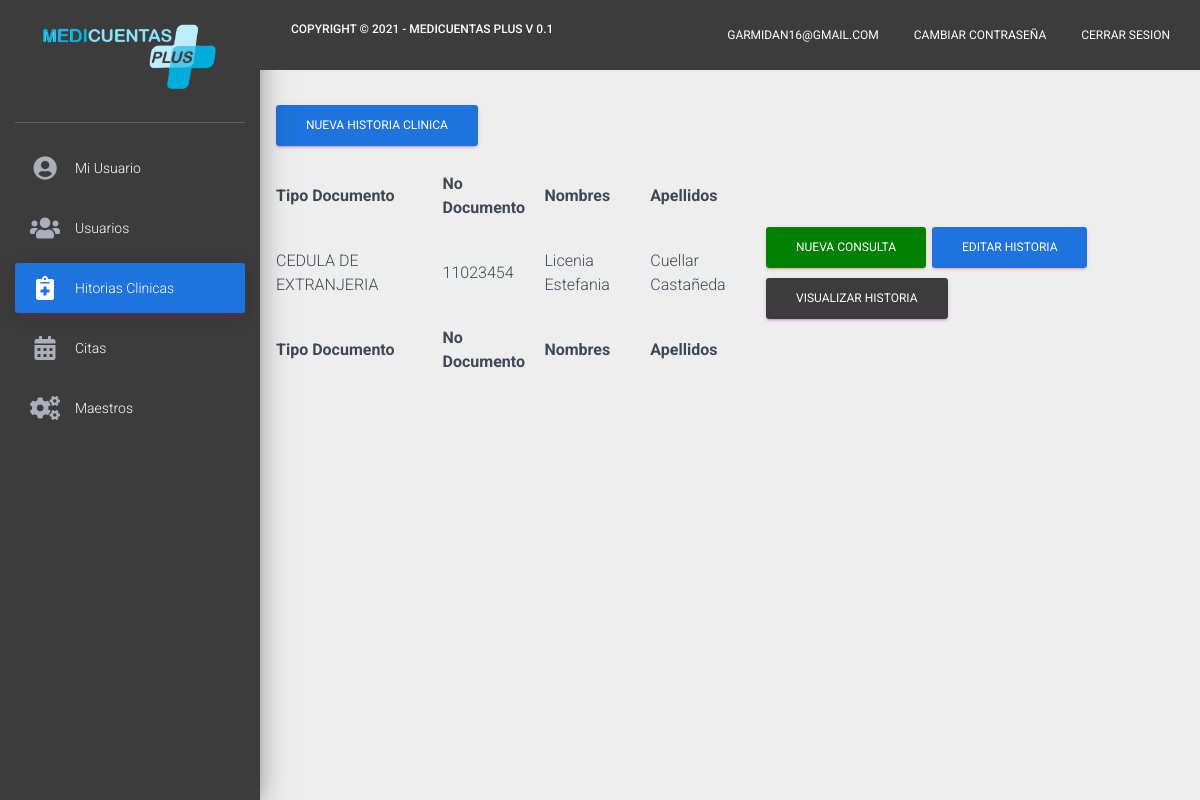
The app's page /historiasclinicas (signed in), older data.
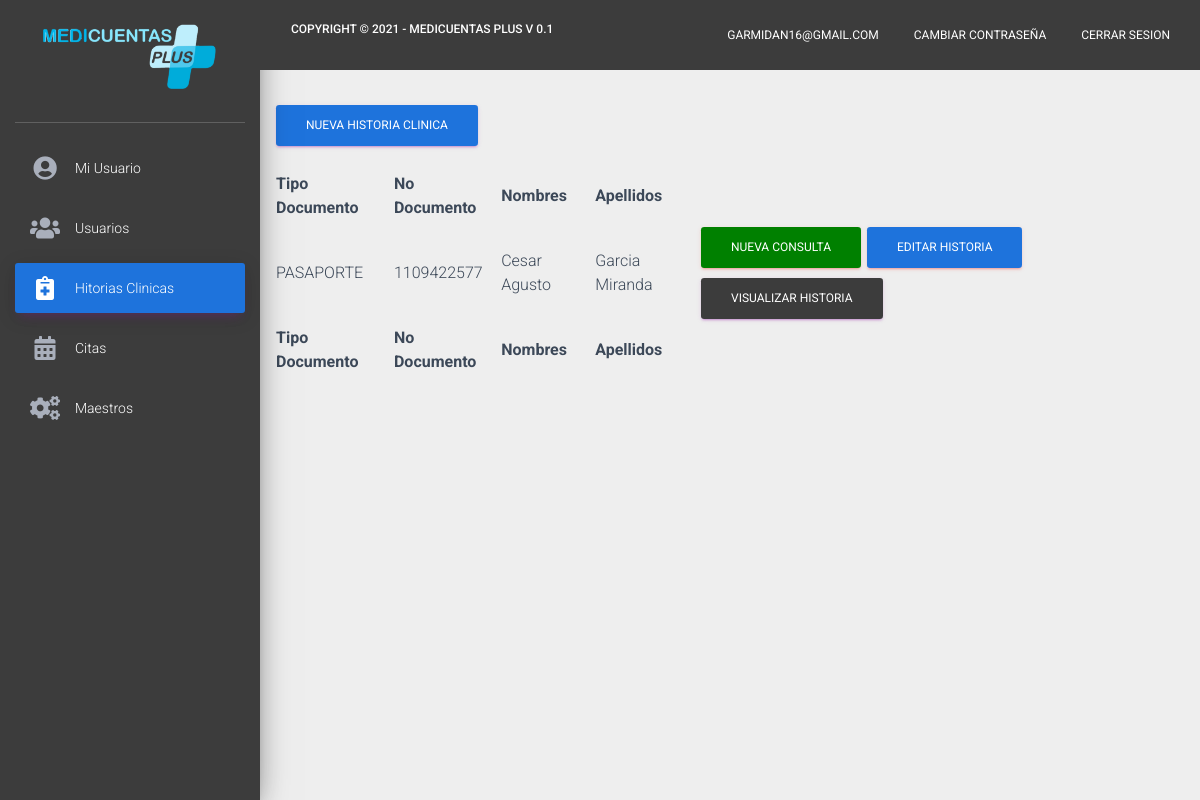
The same page, newer data.
### modelos/models.py (models this page shows)
class HistoriasClinica(models.Model):
    paciente =  models.ForeignKey(Paciente, on_delete=models.CASCADE, blank=True,null=True)
    especialista =  models.ForeignKey(Usuario, on_delete=models.CASCADE, blank=True,null=True)

class Paciente(models.Model):
    nombres = models.CharField(max_length=1000, blank=True, null=True)
    apellidos = models.CharField(max_length=1000, blank=True, null=True)
    fechanacimiento = models.DateField(blank=True, null=True)
    edad = models.IntegerField( blank=True, null=True)
    sexo = models.CharField(max_length=500, blank=True, null= True)
    telefono = models.CharField(max_length=500, blank=True, null= True)
    tipodocumento= models.CharField(max_length=1000, blank=True, null=True)
    numerodocumento = models.CharField(max_length=500, blank=True, null= True)
    movil = models.CharField(max_length=500, blank=True, null= True)
    correo = models.CharField(max_length=500, blank=True, null= True)

### modelos/views.py (the view, shortened to what this page needs)
# urls.py: path('historiasclinicas',historiaclinica),
def historiaclinica(request):
    if request.session.get('validar') == False:
        return redirect('/')
    else:
        if request.session.get('user'):
            diagnosticos = Diagnostico.objects.all()
            usuario = Usuario.objects.get(id=request.session.get('user'))
            validacion = 0
            pacientes = Paciente.objects.all()
            paciente = Paciente.objects.all()
            historiaclinica = HistoriasClinica.objects.all()
            if usuario.rol == "Prestador":
                historiaclinica = HistoriasClinica.objects.filter(especialista = usuario)
            return render(request,"historiasclinicas.html",{"usuario":usuario,"pacientes":pacientes,"historiaclinica":historiaclinica,"validacion":validacion,"sesion":request.session.get('validar'),"diagnosticos":diagnosticos})
        else:
            return redirect('/')

### modelos/templates/historiasclinicas.html (shortened to what the changed rows need)
<!doctype html>
<html lang="en">
{% load static %}
<head>
    <link rel="stylesheet" href="https://maxcdn.bootstrapcdn.com/font-awesome/latest/css/font-awesome.min.css">
    <link rel="stylesheet" href="https://use.fontawesome.com/releases/v5.7.0/css/all.css"
>
    <link href="https://cdn.jsdelivr.net/npm/bootstrap@5.1.1/dist/css/bootstrap.min.css" rel="stylesheet"
>
    <link href="{% static 'css/material-dashboard.css' %}" rel="stylesheet" />
</head>
<body>
    <div class="wrapper ">
        <div class="main-panel">
            <div class="content">
                <form method="POST" action="/historiasclinicas">
                    <table id="example" class="display nowrap" style="width:100%">
                        <thead>
                            <tr>
                                <th>Tipo Documento</th>
                                <th>No Documento</th>
                                <th>Nombres</th>
                                <th>Apellidos</th>
                                {% if usuario.rol == 'Administrador'%}
                                <th></th>
                                {%else%}
                                {% if usuario.rol == 'Prestador'%}
                                <th></th>
                                {%endif%}
                                {%endif%}
                            </tr>
                        </thead>
                        <tbody>
                            {% for hist in historiaclinica%}
                            <tr>
                                <td>{{hist.paciente.tipodocumento}}</td>
                                <td>{{hist.paciente.numerodocumento}}</td>
                                <td>{{hist.paciente.nombres}}</td>
                                <td>{{hist.paciente.apellidos}}</td>
                                {% if usuario.rol == 'Administrador'%}
                                <td>
                                    <a href="/historiasclinicas/historialregistrarconsulta/{{hist.id}}" type="submit"
                                        style="background-color: green; color: white;" class="btn btn-danger">Nueva
                                        Consulta</a>
                                    <a href="/historiasclinicas/editarhistoriaclinica/{{hist.id}}" type="submit"
                                        style="background-color: #1e73dc; color: white;" class="btn btn-danger">Editar
                                        Historia</a>
                                    <a type="button" onclick="generatepdf('{{hist.id}}');"
                                        style="background-color: #3c3c3c; color: white;"
                                        class="btn btn-primary">Visualizar Historia</a>
                                </td>
                                {%endif%}
                            </tr>
                            {% endfor %}
                        </tbody>
                        <tfoot>
                            <tr>
                                <th>Tipo Documento</th>
                                <th>No Documento</th>
                                <th>Nombres</th>
                                <th>Apellidos</th>
                                {% if usuario.rol == 'Administrador'%}
                                <th></th>
                                {%else%}
                                {% if usuario.rol == 'Prestador'%}
                                <th></th>
                                {%endif%}
                                {%endif%}
                            </tr>
                        </tfoot>
                    </table>
                </form>
            </div>
        </div>
    </div>
    <link rel="stylesheet" type="text/css" href="https://cdn.datatables.net/v/dt/dt-1.11.2/datatables.min.css" />
</body>
</html>

Row changes from the older to the newer data that the page shows:
removed HistoriasClinica: paciente.tipodocumento "CEDULA DE EXTRANJERIA", paciente.numerodocumento "11023454", paciente.nombres "Licenia Estefania", paciente.apellidos "Cuellar Castañeda"
added HistoriasClinica: paciente.tipodocumento "PASAPORTE", paciente.numerodocumento "1109422577", paciente.nombres "Cesar Agusto", paciente.apellidos "Garcia Miranda"
